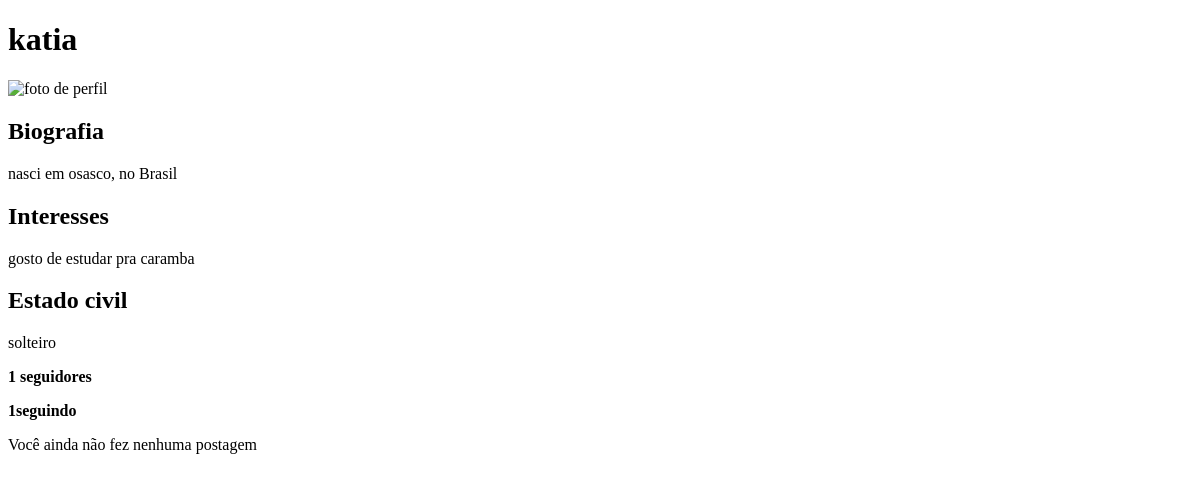
The app's page /minhaconta (signed in), older data.
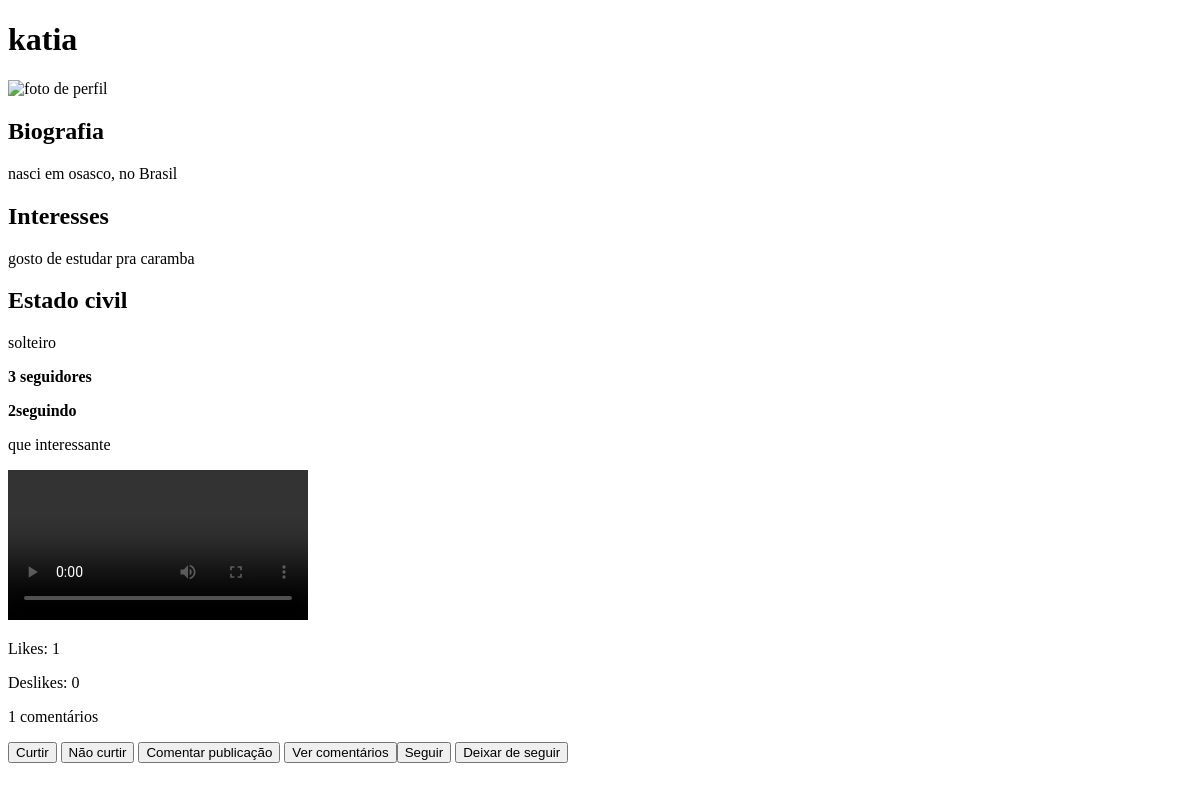
The same page, newer data.
### redesocial/models.py (models this page shows, shortened)
class Conta(models.Model):
    nome = models.CharField(max_length=400)
    biografia = models.CharField(max_length=1000, blank=True)
    interesses = models.CharField(max_length=1000, blank=True)
    estado_civil = models.CharField(max_length=500, blank = True)
    dono_da_conta = models.ForeignKey(User,  on_delete=models.CASCADE)
    seguidores = models.ManyToManyField('self', symmetrical=False, related_name='MeSeguindo')
    seguindo = models.ManyToManyField('self', symmetrical=False, related_name='ContasSeguidas')
    foto_perfil = models.ImageField(upload_to = 'redesocial/fotos', blank=True)
    data_criacao = models.DateField(auto_now_add = True)
    numero_seguidores = models.IntegerField(default=0)
    numero_seguindo = models.IntegerField(default=0)

class Post(models.Model):
    dono_postagem = models.ForeignKey(Conta, on_delete=models.CASCADE)
    texto = models.CharField(max_length=6000, null = True, blank=True)
    imagem_postagem = models.ImageField(upload_to = 'redesocial/ImagemPostagem', null=True, blank=True)
    video = models.FileField(upload_to='redesocial/videos', null=True, blank=True)
    curtidas = models.IntegerField(default=0)
    nao_curtidas = models.IntegerField(default = 0)
    quantidade_comentarios = models.IntegerField(default= 0)

### redesocial/views.py (the view)
# urls.py: path('minhaconta', views.minhaconta, name='minhaconta'),
@login_required
def minhaconta(request):
    nome_usuario = f"{request.user.username}"
    conta = Conta.objects.get(dono_da_conta = request.user)
    posts = Post.objects.filter(dono_postagem = conta)
    dicionario_post = {'posts':posts, 'nome_usuario': nome_usuario, 'conta':conta}
    return render(request, 'redesocial/minhaconta.html', dicionario_post)

### redesocial/templates/redesocial/minhaconta.html (shortened to what this page needs)
<!DOCTYPE html>
    <html lang="pt-br">
    <head>
    </head>
    <body>
        <h1>{{nome_usuario}}</h1>
         {%if conta.foto_perfil%}
            <img src="{{conta.foto_perfil.url}}" alt="foto de perfil">
         {%endif%}
         <h2>Biografia</h2>
         {%if conta.biografia%}
            <p>{{conta.biografia}}</p>
        {%else%}
            <!--Se o usuário não registrar nenhuma biografia, iremos
            apresentar essa mensagem padrão.-->
            <p>Não há biografia</p>
        {%endif%}
        <h2>Interesses</h2>
        {%if conta.interesses%}
            <p>{{conta.interesses}}</p>
        {%else%}
            <!--Se o usuário não registrar nada no campo de
            interesses, iremos mostrar esse texto padrão-->
            <p>Não há interesses</p>
        {%endif%}
        <h2>Estado civil</h2>
        {%if conta.estado_civil%}
            <p>{{conta.estado_civil}}</p>
        {%else%}
            <!--mensagem padrão que será mostrada caso o usuário não informe
            nenhum dado no campo de estado civil-->
            <p>Não há estado civil</p>
        {%endif%}
        <p><strong>{{conta.numero_seguidores}} seguidores</strong></p>
        <p><strong>{{conta.numero_seguindo}}seguindo</strong></p>
        {%if posts%}
            {%for post in posts%}
                <section>
                    {%if post.texto%}
                        <p>{{post.texto}}</p>
                    {%else%}
                        <!--Se o usuário não criar um texto, iremos mostrar esse texto
                        padrão.-->
                        <p>A publicação não tem um texto</p>
                    {%endif%}
                    {%if post.video%}
                        <video src="{{post.video.url}}" controls></video><br>
                    {%endif%}
                    <p>Likes: {{post.curtidas}}</p>
                    <p>Deslikes: {{post.nao_curtidas}}</p>
                    <p>{{post.quantidade_comentarios}} comentários</p>
                    <button type="submit">Curtir</button>
                    <button type="submit">Não curtir</button>
                    <button type="submit">Comentar publicação</button>
                    <button type="submit"> Ver comentários</buton>
                    <button type="submit"> Seguir</button>
                    <button type="submit">Deixar de seguir</button>
                </section>
            {%endfor%}
        {%else%}
            <p>Você ainda não fez nenhuma postagem</p>
        {%endif%}
    </body>
</html>

Row changes from the older to the newer data that the page shows:
changed Conta "nasci em osasco, no Brasil": numero_seguidores "1" → "3"; numero_seguindo "1" → "2"
added Post: texto "que interessante", curtidas "1", nao_curtidas "0", quantidade_comentarios "1"
Text that changed along with them:
text no longer shown: "Você ainda não fez nenhuma postagem"
